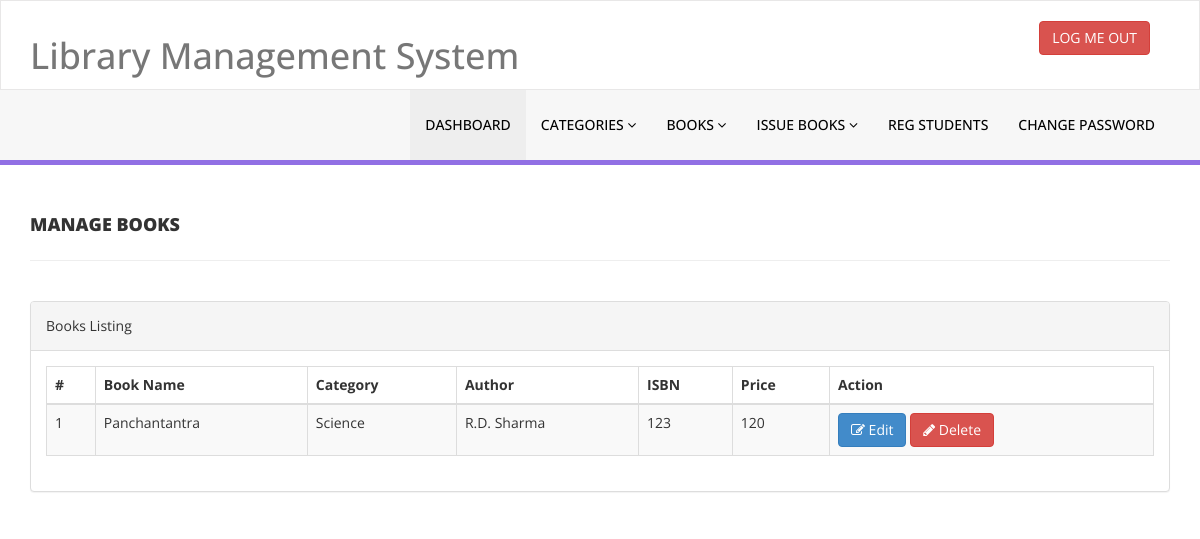
The app's page /library/admin/manage-books.php (signed in) with its own data.
### tables this page shows
CREATE TABLE `tblbooks` (
  `Id` int(11) NOT NULL,
  `BookName` varchar(255) DEFAULT NULL,
  `CatId` int(11) NOT NULL,
  `AuthorId` int(11) DEFAULT NULL,
  `ISBNNumber` int(11) DEFAULT NULL,
  `BookPrice` int(11) DEFAULT NULL,
  `RegDate` timestamp NULL DEFAULT current_timestamp(),
  `UpdationDate` timestamp NULL DEFAULT NULL ON UPDATE current_timestamp()
);

CREATE TABLE `tblcategory` (
  `id` int(11) NOT NULL,
  `CategoryName` varchar(150) DEFAULT NULL,
  `Status` int(1) DEFAULT NULL,
  `CreationDate` timestamp NULL DEFAULT current_timestamp(),
  `UpdationDate` timestamp NULL DEFAULT '0000-00-00 00:00:00' ON UPDATE current_timestamp()
);

CREATE TABLE `tblauthors` (
  `id` int(11) NOT NULL,
  `AuthorName` varchar(159) DEFAULT NULL,
  `creationDate` timestamp NULL DEFAULT current_timestamp(),
  `UpdationDate` timestamp NULL DEFAULT NULL ON UPDATE current_timestamp()
);

### library/admin/manage-books.php (the view, shortened to what this page needs)
<?php
include('includes/config.php');
if(strlen($_SESSION['alogin'])==0)
    {
header('location:index.php');
}
else{
    ?>
<!DOCTYPE html>
<html xmlns="http://www.w3.org/1999/xhtml">
<head>
    <link href="assets/css/bootstrap.css" rel="stylesheet" />
    <link href="assets/css/font-awesome.css" rel="stylesheet" />
    <link href="assets/js/dataTables/dataTables.bootstrap.css" rel="stylesheet" />
    <link href="assets/css/style.css" rel="stylesheet" />
</head>
<body>
<?php include('includes/header.php');?>
    <div class="content-wrapper">
         <div class="container">
        <div class="row pad-botm">
            <div class="col-md-12">
                <h4 class="header-line">Manage Books</h4>
    </div>
     <div class="row">
</div>
        </div>
            <div class="row">
                <div class="col-md-12">
                    <div class="panel panel-default">
                        <div class="panel-heading">
                           Books Listing
                        </div>
                        <div class="panel-body">
                            <div class="table-responsive">
                                <table class="table table-striped table-bordered table-hover" id="dataTables-example">
                                    <thead>
                                        <tr>
                                            <th>#</th>
                                            <th>Book Name</th>
                                            <th>Category</th>
                                            <th>Author</th>
                                            <th>ISBN</th>
                                            <th>Price</th>
                                            <th>Action</th>
                                        </tr>
                                    </thead>
                                    <tbody>
<?php $sql = "SELECT tblbooks.BookName,tblcategory.CategoryName,tblauthors.AuthorName,tblbooks.ISBNNumber,tblbooks.BookPrice,tblbooks.id as bookid from  tblbooks join tblcategory on tblcategory.id=tblbooks.CatId join tblauthors on tblauthors.id=tblbooks.AuthorId";
$query = $dbh -> prepare($sql);
$query->execute();
$results=$query->fetchAll(PDO::FETCH_OBJ);
$cnt=1;
if($query->rowCount() > 0)
{
foreach($results as $result)
{               ?>
                                        <tr class="odd gradeX">
                                            <td class="center"><?php echo htmlentities($cnt);?></td>
                                            <td class="center"><?php echo htmlentities($result->BookName);?></td>
                                            <td class="center"><?php echo htmlentities($result->CategoryName);?></td>
                                            <td class="center"><?php echo htmlentities($result->AuthorName);?></td>
                                            <td class="center"><?php echo htmlentities($result->ISBNNumber);?></td>
                                            <td class="center"><?php echo htmlentities($result->BookPrice);?></td>
                                            <td class="center">
                                            <a href="edit-book.php?bookid=<?php echo htmlentities($result->bookid);?>"><button class="btn btn-primary"><i class="fa fa-edit "></i> Edit</button>
                                          <a href="manage-books.php?del=<?php echo htmlentities($result->bookid);?>" onclick="return confirm('Are you sure you want to delete?');"" >  <button class="btn btn-danger"><i class="fa fa-pencil"></i> Delete</button>
                                            </td>
                                        </tr>
 <?php $cnt=$cnt+1;}} ?>
                                    </tbody>
                                </table>
                            </div>
                        </div>
                    </div>
                </div>
            </div>
    </div>
    </div>
</body>
</html>
<?php } ?>

### library/admin/assets/css/style.css (style rules this page uses)
.content-wrapper { margin-top: 40px; min-height:800px; padding-bottom:90px; }
.header-line { font-weight:900; padding-bottom:25px; border-bottom:1px solid #eeeeee; text-transform:uppercase; }
.pad-botm { padding-bottom:30px; }

### records on screen
tblbooks: BookName "Panchantantra", tblcategory.CategoryName "Science", AuthorId.AuthorName "R.D. Sharma", ISBNNumber "123", BookPrice "120"
